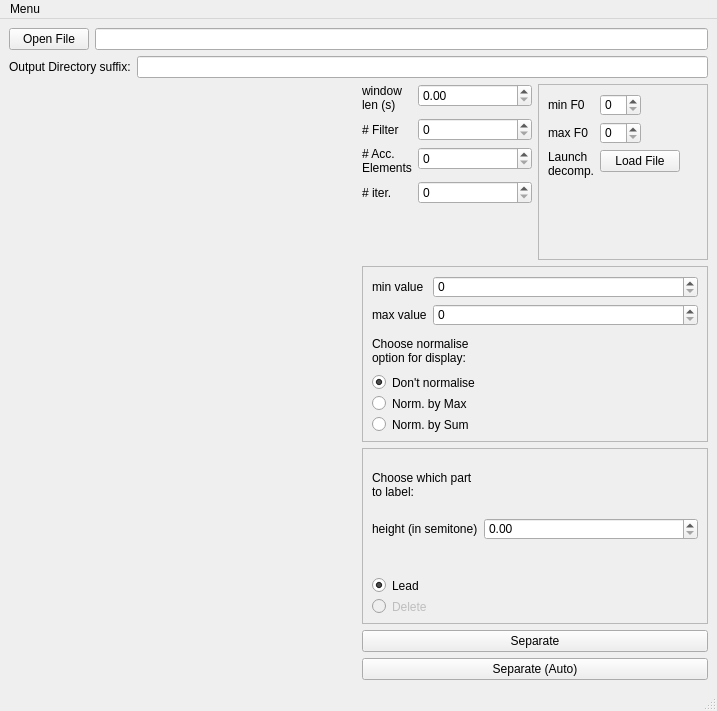
<?xml version="1.0" encoding="UTF-8"?>
<ui version="4.0">
 <class>separateLeadMainWindow</class>
 <widget class="QMainWindow" name="separateLeadMainWindow">
  <property name="geometry">
   <rect>
    <x>0</x>
    <y>0</y>
    <width>717</width>
    <height>711</height>
   </rect>
  </property>
  <property name="windowTitle">
   <string>Separate Lead GUI</string>
  </property>
  <widget class="QWidget" name="centralwidget">
   <layout class="QVBoxLayout" name="verticalLayout">
    <item>
     <layout class="QHBoxLayout" name="horizontalLayout">
      <item>
       <widget class="QPushButton" name="openFileButton">
        <property name="text">
         <string>Open File</string>
        </property>
       </widget>
      </item>
      <item>
       <widget class="SLFilename" name="filenameWidget">
        <property name="dragEnabled">
         <bool>true</bool>
        </property>
       </widget>
      </item>
     </layout>
    </item>
    <item>
     <layout class="QHBoxLayout" name="horizontalLayout_3">
      <item>
       <widget class="QLabel" name="labelOutputDirSuf">
        <property name="text">
         <string>Output Directory suffix:</string>
        </property>
       </widget>
      </item>
      <item>
       <widget class="QLineEdit" name="outputDirSuffixEdit"/>
      </item>
     </layout>
    </item>
    <item>
     <layout class="QHBoxLayout" name="horizontalLayout_2">
      <item>
       <widget class="MplWidget3Axes" name="mplHF0Widget" native="true">
        <layout class="QVBoxLayout" name="verticalLayout_2"/>
       </widget>
      </item>
      <item>
       <layout class="QVBoxLayout" name="verticalLayout_3">
        <item>
         <layout class="QHBoxLayout" name="horizontalLayout_6">
          <property name="leftMargin">
           <number>0</number>
          </property>
          <item>
           <layout class="QFormLayout" name="modelParams0">
            <item row="0" column="0">
             <widget class="QLabel" name="windLenLabel">
              <property name="maximumSize">
               <size>
                <width>50</width>
                <height>16777215</height>
               </size>
              </property>
              <property name="text">
               <string>window len (s)</string>
              </property>
              <property name="wordWrap">
               <bool>true</bool>
              </property>
             </widget>
            </item>
            <item row="0" column="1">
             <widget class="QDoubleSpinBox" name="windowLenMS"/>
            </item>
            <item row="1" column="0">
             <widget class="QLabel" name="filtNbLabel">
              <property name="text">
               <string># Filter</string>
              </property>
             </widget>
            </item>
            <item row="1" column="1">
             <widget class="QSpinBox" name="filtNbSpin"/>
            </item>
            <item row="2" column="1">
             <widget class="QSpinBox" name="accompNbSpin"/>
            </item>
            <item row="2" column="0">
             <widget class="QLabel" name="accompNbLabel">
              <property name="text">
               <string># Acc. 
Elements</string>
              </property>
             </widget>
            </item>
            <item row="3" column="0">
             <widget class="QLabel" name="iterLabel">
              <property name="text">
               <string># iter.</string>
              </property>
             </widget>
            </item>
            <item row="3" column="1">
             <widget class="QSpinBox" name="iterSpin"/>
            </item>
           </layout>
          </item>
          <item>
           <widget class="QFrame" name="modelParams">
            <property name="styleSheet">
             <string notr="true">border-color: rgb(0, 0, 0);</string>
            </property>
            <property name="frameShape">
             <enum>QFrame::StyledPanel</enum>
            </property>
            <property name="lineWidth">
             <number>4</number>
            </property>
            <property name="midLineWidth">
             <number>4</number>
            </property>
            <layout class="QFormLayout" name="formLayout">
             <property name="fieldGrowthPolicy">
              <enum>QFormLayout::FieldsStayAtSizeHint</enum>
             </property>
             <item row="1" column="0">
              <widget class="QLabel" name="minF0Label">
               <property name="text">
                <string>min F0</string>
               </property>
              </widget>
             </item>
             <item row="1" column="1">
              <widget class="QSpinBox" name="minF0Spin"/>
             </item>
             <item row="2" column="0">
              <widget class="QLabel" name="maxF0Label">
               <property name="text">
                <string>max F0</string>
               </property>
              </widget>
             </item>
             <item row="2" column="1">
              <widget class="QSpinBox" name="maxF0Spin"/>
             </item>
             <item row="3" column="0">
              <widget class="QLabel" name="launchDecompLabel">
               <property name="text">
                <string>Launch
decomp.</string>
               </property>
              </widget>
             </item>
             <item row="3" column="1">
              <widget class="QPushButton" name="loadFileButton">
               <property name="text">
                <string>Load File</string>
               </property>
              </widget>
             </item>
            </layout>
           </widget>
          </item>
         </layout>
        </item>
        <item>
         <widget class="QFrame" name="displayParams">
          <property name="sizePolicy">
           <sizepolicy hsizetype="Preferred" vsizetype="Preferred">
            <horstretch>0</horstretch>
            <verstretch>0</verstretch>
           </sizepolicy>
          </property>
          <property name="styleSheet">
           <string notr="true">border-color: rgb(0, 0, 0);</string>
          </property>
          <property name="frameShape">
           <enum>QFrame::StyledPanel</enum>
          </property>
          <property name="frameShadow">
           <enum>QFrame::Raised</enum>
          </property>
          <property name="lineWidth">
           <number>4</number>
          </property>
          <property name="midLineWidth">
           <number>4</number>
          </property>
          <layout class="QVBoxLayout" name="verticalLayout_4">
           <item>
            <layout class="QFormLayout" name="formLayout_2">
             <property name="fieldGrowthPolicy">
              <enum>QFormLayout::AllNonFixedFieldsGrow</enum>
             </property>
             <item row="0" column="0">
              <widget class="QLabel" name="minValLabel">
               <property name="text">
                <string>min value</string>
               </property>
              </widget>
             </item>
             <item row="0" column="1">
              <widget class="QSpinBox" name="minValEdit"/>
             </item>
             <item row="1" column="0">
              <widget class="QLabel" name="maxValueLabel">
               <property name="text">
                <string>max value</string>
               </property>
              </widget>
             </item>
             <item row="1" column="1">
              <widget class="QSpinBox" name="maxValEdit"/>
             </item>
            </layout>
           </item>
           <item>
            <widget class="QLabel" name="label">
             <property name="text">
              <string>Choose normalise
option for display:</string>
             </property>
            </widget>
           </item>
           <item>
            <widget class="QRadioButton" name="normaliseNoneButton">
             <property name="text">
              <string>Don't normalise</string>
             </property>
             <property name="checked">
              <bool>true</bool>
             </property>
             <attribute name="buttonGroup">
              <string>buttonGroup_2</string>
             </attribute>
            </widget>
           </item>
           <item>
            <widget class="QRadioButton" name="normaliseMaxButton">
             <property name="text">
              <string>Norm. by Max</string>
             </property>
             <attribute name="buttonGroup">
              <string>buttonGroup_2</string>
             </attribute>
            </widget>
           </item>
           <item>
            <widget class="QRadioButton" name="normaliseSumButton">
             <property name="text">
              <string>Norm. by Sum</string>
             </property>
             <attribute name="buttonGroup">
              <string>buttonGroup_2</string>
             </attribute>
            </widget>
           </item>
          </layout>
         </widget>
        </item>
        <item>
         <widget class="QFrame" name="selectionFrame">
          <property name="styleSheet">
           <string notr="true">border-color: rgb(0, 0, 0);</string>
          </property>
          <property name="frameShape">
           <enum>QFrame::StyledPanel</enum>
          </property>
          <property name="frameShadow">
           <enum>QFrame::Raised</enum>
          </property>
          <property name="lineWidth">
           <number>4</number>
          </property>
          <property name="midLineWidth">
           <number>4</number>
          </property>
          <layout class="QVBoxLayout" name="verticalLayout_5">
           <item>
            <widget class="QLabel" name="selectExplaneLabel">
             <property name="styleSheet">
              <string notr="true">border-color: rgb(0, 0, 0);</string>
             </property>
             <property name="text">
              <string>Choose which part
to label:</string>
             </property>
            </widget>
           </item>
           <item>
            <layout class="QFormLayout" name="formLayout_3">
             <item row="0" column="0">
              <widget class="QLabel" name="heightSelectLabel">
               <property name="text">
                <string>height (in semitone)</string>
               </property>
              </widget>
             </item>
             <item row="0" column="1">
              <widget class="QDoubleSpinBox" name="heightSelectSpin"/>
             </item>
            </layout>
           </item>
           <item>
            <widget class="QRadioButton" name="selectLeadButton">
             <property name="text">
              <string>Lead</string>
             </property>
             <property name="checked">
              <bool>true</bool>
             </property>
             <attribute name="buttonGroup">
              <string>buttonGroup</string>
             </attribute>
            </widget>
           </item>
           <item>
            <widget class="QRadioButton" name="selectDelButton">
             <property name="enabled">
              <bool>false</bool>
             </property>
             <property name="text">
              <string>Delete</string>
             </property>
             <attribute name="buttonGroup">
              <string>buttonGroup</string>
             </attribute>
            </widget>
           </item>
          </layout>
         </widget>
        </item>
        <item>
         <widget class="QPushButton" name="separateButton">
          <property name="text">
           <string>Separate</string>
          </property>
         </widget>
        </item>
        <item>
         <widget class="QPushButton" name="separateAutoButton">
          <property name="text">
           <string>Separate (Auto)</string>
          </property>
         </widget>
        </item>
       </layout>
      </item>
     </layout>
    </item>
   </layout>
  </widget>
  <widget class="QMenuBar" name="menubar">
   <property name="geometry">
    <rect>
     <x>0</x>
     <y>0</y>
     <width>717</width>
     <height>22</height>
    </rect>
   </property>
   <widget class="QMenu" name="mplmenuMenu">
    <property name="title">
     <string>Menu</string>
    </property>
    <addaction name="actionOpen"/>
    <addaction name="actionQuit"/>
   </widget>
   <addaction name="mplmenuMenu"/>
  </widget>
  <widget class="QStatusBar" name="statusbar"/>
  <action name="actionOpen">
   <property name="text">
    <string>Open...</string>
   </property>
  </action>
  <action name="actionQuit">
   <property name="text">
    <string>Quit</string>
   </property>
  </action>
 </widget>
 <customwidgets>
  <customwidget>
   <class>SLFilename</class>
   <extends>QLineEdit</extends>
   <header>mplwidget.h</header>
  </customwidget>
  <customwidget>
   <class>MplWidget3Axes</class>
   <extends>QWidget</extends>
   <header>mplwidget.h</header>
   <container>1</container>
  </customwidget>
 </customwidgets>
 <resources/>
 <connections/>
 <buttongroups>
  <buttongroup name="buttonGroup_2"/>
  <buttongroup name="buttonGroup"/>
 </buttongroups>
</ui>
